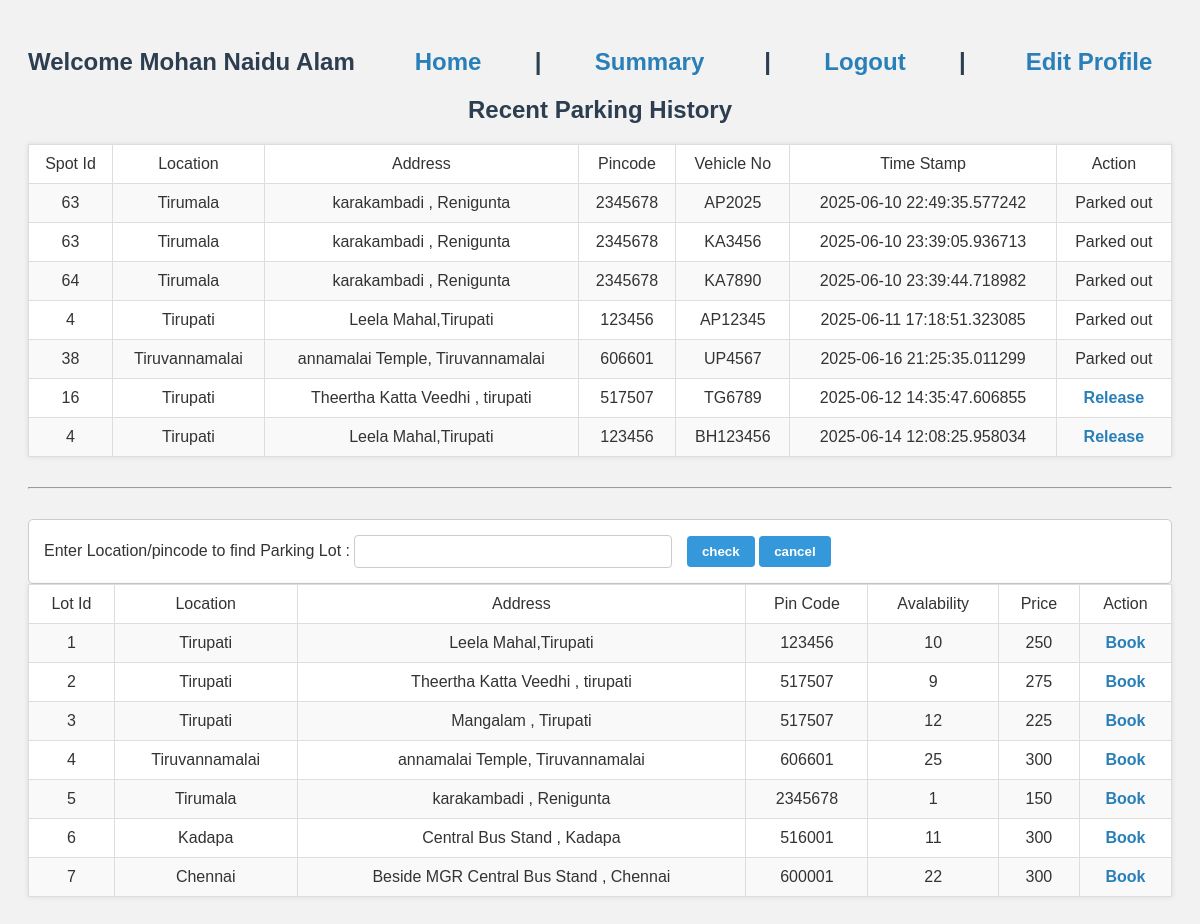
/user_homepage/1 (signed in), run on an earlier commit of the app's database.
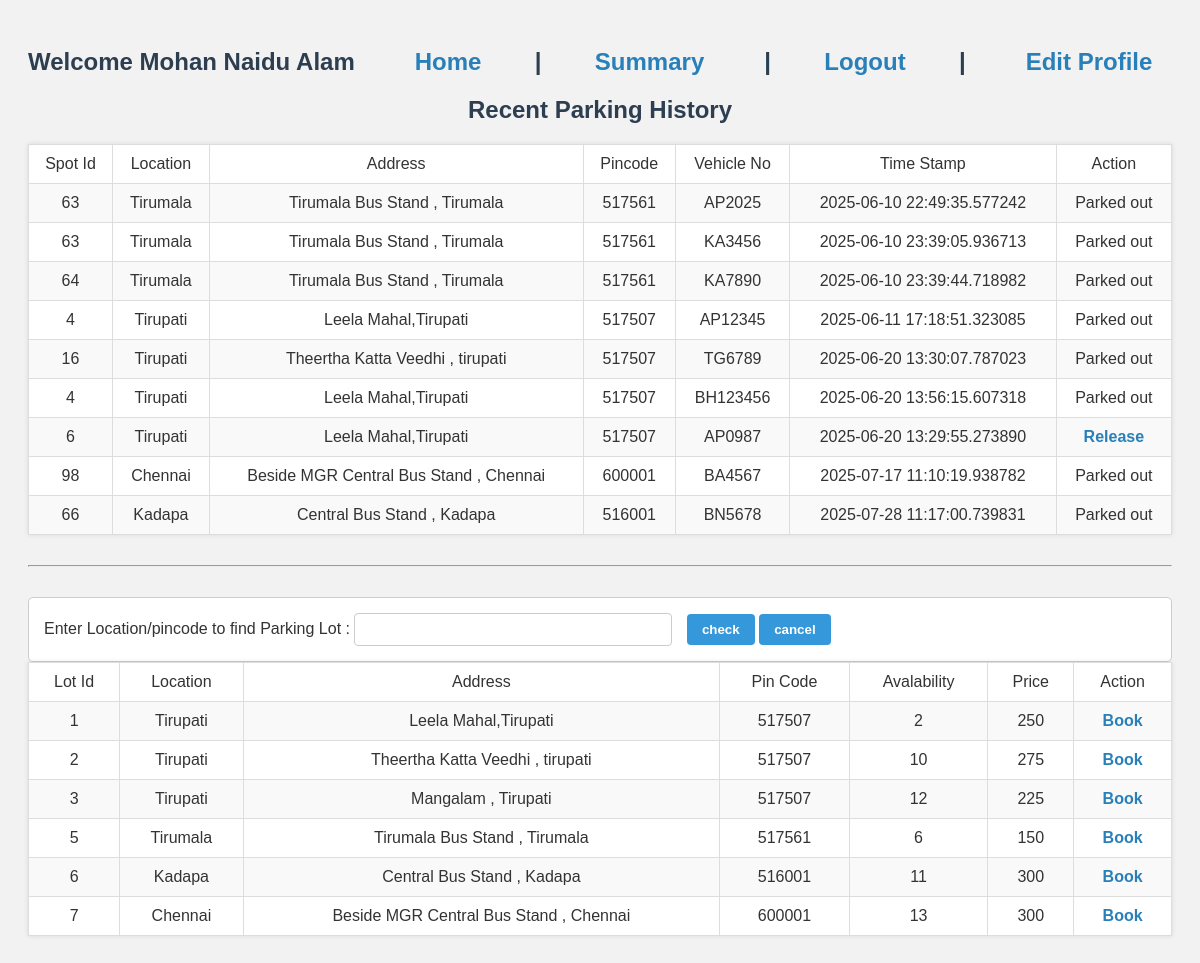
And on a later commit of the database.
### model/models.py (models this page shows)
class Registeredspot(db.Model):
    __tablename__ = 'registeredspot'
    registration_id = db.Column(db.Integer,autoincrement=True,primary_key=True)
    registered_spot_id = db.Column(db.Integer,db.ForeignKey('parkingspot.spot_id'),nullable=False)
    registered_user_id = db.Column(db.Integer,db.ForeignKey('user.user_id'),nullable=False)
    parking_timestamp = db.Column(db.DateTime, default=lambda: datetime.now())
    leaving_timestamp = db.Column(db.DateTime, nullable=True)
    vehicle_no  = db.Column(db.String(12),nullable=False)
    cost_per_hour = db.Column(db.Integer,nullable=False)

class Parkingspot(db.Model):
    __tablename__='parkingspot'
    spot_id = db.Column(db.Integer,autoincrement=True,primary_key=True)
    status = db.Column(db.String,nullable=False)
    lot_id = db.Column(db.Integer,db.ForeignKey('parkinglot.lot_id'),nullable=False)

class Parkinglot(db.Model):
    __tablename__ = 'parkinglot'
    lot_id = db.Column(db.Integer,autoincrement=True,primary_key=True)
    location = db.Column(db.String(45),nullable=False)
    price = db.Column(db.Integer,nullable=False)
    address = db.Column(db.String(50),nullable=False)
    pincode = db.Column(db.Integer,nullable=False)
    max_spots = db.Column(db.Integer,nullable=False)

### controllers/user_func.py (the view, shortened to what this page needs)
@app.route('/user_homepage/<int:user_id>',methods=['GET','POST'])
def homepage(user_id):
    l=[]
    parkinglot = db.session.query(Parkinglot).all()
    ps = []
    for i in parkinglot:
        empty_parking_spots = db.session.query(Parkingspot).filter(Parkingspot.lot_id==i.lot_id,Parkingspot.status=='A').all()
        if(empty_parking_spots):
            ps.append((i,len(empty_parking_spots)))
    registeredspot = Registeredspot.query.filter_by(registered_user_id=user_id).all()
    print(registeredspot)
    for i in registeredspot:
        spot = db.session.query(Parkingspot).filter(Parkingspot.spot_id==i.registered_spot_id).first()
        print(spot)
        lot = db.session.query(Parkinglot).filter(Parkinglot.lot_id==spot.lot_id).first()
        l.append((i,spot,lot))
    if(request.method=='GET'):
        if('User_id' in session):
            user = db.session.query(User).filter(User.user_id==user_id).first()
            return render_template('user_homepage.html',user=user,details=l,ps=ps)
        else:
            flash('You have to login First !!!')
            return redirect(url_for('login'))

### templates/user_homepage.html (shortened to what this page needs)
{% extends 'base.html' %}
    {% block content %}
        <h2>Welcome {{ user.user_name }} &nbsp; &nbsp; &nbsp; &nbsp;<a href="{{ url_for('homepage',user_id=user.user_id) }}"> Home </a> &nbsp; &nbsp; &nbsp; &nbsp;|&nbsp; &nbsp; &nbsp; &nbsp; <a href="{{ url_for('summary',user_id=user.user_id) }}"> Summary </a>&nbsp; &nbsp; &nbsp; &nbsp; |&nbsp; &nbsp; &nbsp; &nbsp;  <a href="{{ url_for('logout',user_id=user.user_id) }}">Logout </a>&nbsp; &nbsp; &nbsp; &nbsp;| &nbsp; &nbsp; &nbsp; &nbsp; <a href="{{ url_for('EditProfile',user_id = user.user_id) }}" >Edit Profile</a> </h2>
        {% if details %}
        <center><h2>Recent Parking History </h2></center>
            <table border="1">
                <tr>
                    <td>Spot Id </td>
                    <td>Location </td>
                    <td>Address</td>
                    <td>Pincode</td>
                    <td>Vehicle No</td>
                    <td>Time Stamp</td>
                    <td>Action</td>
                </tr>
                {% for i in details %}
                <tr>
                    <td>{{ i[1].spot_id }}</td>
                    <td>{{ i[2].location }}</td>
                    <td>{{ i[2].address }}</td>
                    <td>{{ i[2].pincode }}</td>
                    <td>{{ i[0].vehicle_no }}</td>
                    {% if i[0].leaving_timestamp %}
                        <td>{{ i[0].leaving_timestamp  }}</td>
                    {% else %}
                        <td>{{ i[0].parking_timestamp }}</td>
                    {% endif %}
                    {% if i[0].leaving_timestamp %}
                        <td>Parked out</td>
                    {% else %}
                        <td><a href="{{ url_for('release',spot_id=i[1].spot_id,user_id=user.user_id,registration_id=i[0].registration_id) }}">Release </a></td>
                    {% endif %}
                </tr>
                {% endfor %}
            </table>
        {% endif %}
            <hr>
        <form method="POST" action="{{ url_for('homepage',user_id=user.user_id) }}">
            Enter Location/pincode to find Parking Lot : <input type="text" name= "location" required>
             <input type="submit" value="check" name="act">
             <input type="submit" value="cancel" name="act">
        </form>
        {% if ps %}
        <table border="1">
            <tr>
                <td>Lot Id</td>
                <td>Location</td>
                <td>Address</td>
                <td>Pin Code</td>
                <td>Avalability</td>
                <td> Price </td>
                <td>Action </td>
            </tr>
            {% for i in ps %}
                <td>{{ i[0].lot_id }}</td>
                <td> {{ i[0].location }}</td>
                <td>{{ i[0].address }}</td>
                <td>{{ i[0].pincode }}</td>
                <td>   {{ i[1] }} </td>
                <td> {{ i[0].price  }} </td>
               <td> <a href="{{ url_for('spot_book',lot_id= i[0].lot_id,user_id=user.user_id) }}"> Book </a></td>
            {% endfor %}
        </table>
        {% endif %}
    {% endblock %}

What changed in the data, as far as the page shows it:
removed Registeredspot: spot_id "38", location "Tiruvannamalai", address "annamalai Temple, Tiruvannamalai", pincode "606601", vehicle_no "UP4567", leaving_timestamp "2025-06-16 21:25:35.011299", shows "Parked out"
removed Parkinglot: lot_id "4", location "Tiruvannamalai", address "annamalai Temple, Tiruvannamalai", pincode "606601", max_spots "25", price "300"
changed through a linked row, Registeredspot "AP2025": address "karakambadi , Renigunta" → "Tirumala Bus Stand , Tirumala"; pincode "2345678" → "517561"
changed through a linked row, Registeredspot "KA3456": address "karakambadi , Renigunta" → "Tirumala Bus Stand , Tirumala"; pincode "2345678" → "517561"
changed through a linked row, Registeredspot "KA7890": address "karakambadi , Renigunta" → "Tirumala Bus Stand , Tirumala"; pincode "2345678" → "517561"
changed through a linked row, Registeredspot "AP12345": pincode "123456" → "517507"
changed Registeredspot "TG6789": leaving_timestamp (not shown) → "2025-06-20 13:30:07.787023"; parking_timestamp "2025-06-12 14:35:47.606855" → (not shown); leaving_timestamp "Release" → "Parked out"
changed Registeredspot "BH123456": pincode "123456" → "517507"; leaving_timestamp (not shown) → "2025-06-20 13:56:15.607318"; parking_timestamp "2025-06-14 12:08:25.958034" → (not shown); leaving_timestamp "Release" → "Parked out"
added Registeredspot: spot_id "6", location "Tirupati", address "Leela Mahal,Tirupati", pincode "517507", vehicle_no "AP0987", parking_timestamp "2025-06-20 13:29:55.273890"
added Registeredspot: spot_id "98", location "Chennai", address "Beside MGR Central Bus Stand , Chennai", pincode "600001", vehicle_no "BA4567", leaving_timestamp "2025-07-17 11:10:19.938782", shows "Parked out"
added Registeredspot: spot_id "66", location "Kadapa", address "Central Bus Stand , Kadapa", pincode "516001", vehicle_no "BN5678", leaving_timestamp "2025-07-28 11:17:00.739831", shows "Parked out"
changed Parkinglot "Leela Mahal,Tirupati": pincode "123456" → "517507"; i "10" → "2"
computed for Parkinglot "Theertha Katta Veedhi , tirupati": max_spots "9" → "10"
changed Parkinglot "Tirumala": address "karakambadi , Renigunta" → "Tirumala Bus Stand , Tirumala"; pincode "2345678" → "517561"; i "1" → "6"
changed Parkinglot "Chennai": i "22" → "13"
